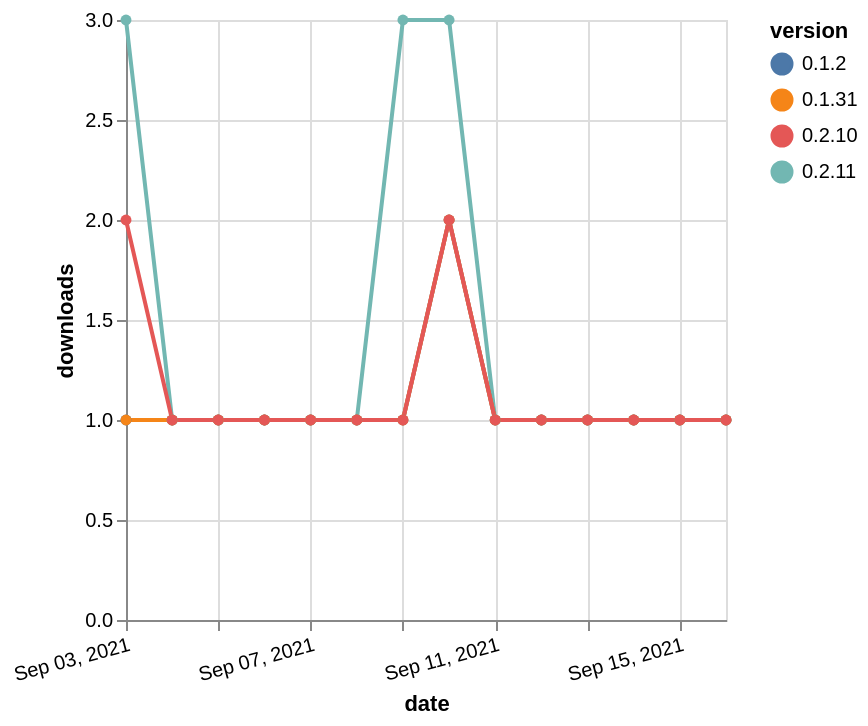

Write a Vega-Lite specification for this figure.
### Vega-Lite specification from a JSON file in a GitHub repository (floating-point values rounded to 4 significant figures)
{"$schema": "https://vega.github.io/schema/vega-lite/v5.json", "description": "A simple bar chart with embedded data.", "data": {"values": [{"date": "2021-09-03", "total": 169, "delta": 3, "version": "0.2.11"}, {"date": "2021-09-04", "total": 170, "delta": 1, "version": "0.2.11"}, {"date": "2021-09-05", "total": 171, "delta": 1, "version": "0.2.11"}, {"date": "2021-09-06", "total": 172, "delta": 1, "version": "0.2.11"}, {"date": "2021-09-07", "total": 173, "delta": 1, "version": "0.2.11"}, {"date": "2021-09-08", "total": 174, "delta": 1, "version": "0.2.11"}, {"date": "2021-09-09", "total": 177, "delta": 3, "version": "0.2.11"}, {"date": "2021-09-10", "total": 180, "delta": 3, "version": "0.2.11"}, {"date": "2021-09-11", "total": 181, "delta": 1, "version": "0.2.11"}, {"date": "2021-09-12", "total": 182, "delta": 1, "version": "0.2.11"}, {"date": "2021-09-13", "total": 183, "delta": 1, "version": "0.2.11"}, {"date": "2021-09-14", "total": 184, "delta": 1, "version": "0.2.11"}, {"date": "2021-09-15", "total": 185, "delta": 1, "version": "0.2.11"}, {"date": "2021-09-16", "total": 186, "delta": 1, "version": "0.2.11"}, {"date": "2021-09-03", "total": 150, "delta": 1, "version": "0.1.2"}, {"date": "2021-09-04", "total": 151, "delta": 1, "version": "0.1.2"}, {"date": "2021-09-05", "total": 152, "delta": 1, "version": "0.1.2"}, {"date": "2021-09-06", "total": 153, "delta": 1, "version": "0.1.2"}, {"date": "2021-09-07", "total": 154, "delta": 1, "version": "0.1.2"}, {"date": "2021-09-08", "total": 155, "delta": 1, "version": "0.1.2"}, {"date": "2021-09-09", "total": 156, "delta": 1, "version": "0.1.2"}, {"date": "2021-09-10", "total": 158, "delta": 2, "version": "0.1.2"}, {"date": "2021-09-11", "total": 159, "delta": 1, "version": "0.1.2"}, {"date": "2021-09-12", "total": 160, "delta": 1, "version": "0.1.2"}, {"date": "2021-09-13", "total": 161, "delta": 1, "version": "0.1.2"}, {"date": "2021-09-14", "total": 162, "delta": 1, "version": "0.1.2"}, {"date": "2021-09-15", "total": 163, "delta": 1, "version": "0.1.2"}, {"date": "2021-09-16", "total": 164, "delta": 1, "version": "0.1.2"}, {"date": "2021-09-03", "total": 145, "delta": 1, "version": "0.1.31"}, {"date": "2021-09-04", "total": 146, "delta": 1, "version": "0.1.31"}, {"date": "2021-09-05", "total": 147, "delta": 1, "version": "0.1.31"}, {"date": "2021-09-06", "total": 148, "delta": 1, "version": "0.1.31"}, {"date": "2021-09-07", "total": 149, "delta": 1, "version": "0.1.31"}, {"date": "2021-09-08", "total": 150, "delta": 1, "version": "0.1.31"}, {"date": "2021-09-09", "total": 151, "delta": 1, "version": "0.1.31"}, {"date": "2021-09-10", "total": 153, "delta": 2, "version": "0.1.31"}, {"date": "2021-09-11", "total": 154, "delta": 1, "version": "0.1.31"}, {"date": "2021-09-12", "total": 155, "delta": 1, "version": "0.1.31"}, {"date": "2021-09-13", "total": 156, "delta": 1, "version": "0.1.31"}, {"date": "2021-09-14", "total": 157, "delta": 1, "version": "0.1.31"}, {"date": "2021-09-15", "total": 158, "delta": 1, "version": "0.1.31"}, {"date": "2021-09-16", "total": 159, "delta": 1, "version": "0.1.31"}, {"date": "2021-09-03", "total": 133, "delta": 2, "version": "0.2.10"}, {"date": "2021-09-04", "total": 134, "delta": 1, "version": "0.2.10"}, {"date": "2021-09-05", "total": 135, "delta": 1, "version": "0.2.10"}, {"date": "2021-09-06", "total": 136, "delta": 1, "version": "0.2.10"}, {"date": "2021-09-07", "total": 137, "delta": 1, "version": "0.2.10"}, {"date": "2021-09-08", "total": 138, "delta": 1, "version": "0.2.10"}, {"date": "2021-09-09", "total": 139, "delta": 1, "version": "0.2.10"}, {"date": "2021-09-10", "total": 141, "delta": 2, "version": "0.2.10"}, {"date": "2021-09-11", "total": 142, "delta": 1, "version": "0.2.10"}, {"date": "2021-09-12", "total": 143, "delta": 1, "version": "0.2.10"}, {"date": "2021-09-13", "total": 144, "delta": 1, "version": "0.2.10"}, {"date": "2021-09-14", "total": 145, "delta": 1, "version": "0.2.10"}, {"date": "2021-09-15", "total": 146, "delta": 1, "version": "0.2.10"}, {"date": "2021-09-16", "total": 147, "delta": 1, "version": "0.2.10"}]}, "width": "container", "mark": {"type": "line", "point": {"filled": true}}, "encoding": {"x": {"field": "date", "type": "temporal", "timeUnit": "yearmonthdate", "title": "date", "axis": {"labelAngle": -15}}, "y": {"field": "delta", "type": "quantitative", "title": "downloads"}, "color": {"field": "version", "type": "nominal"}, "tooltip": {"field": "delta"}}}
